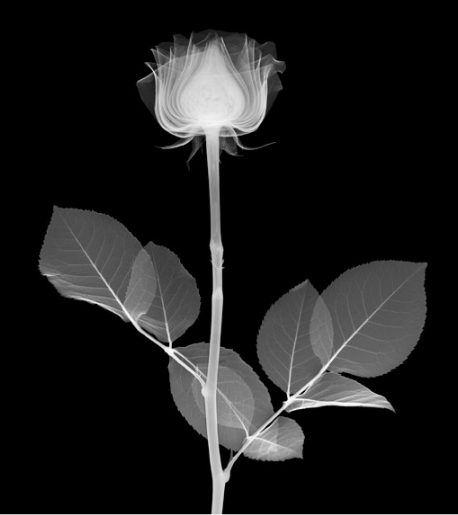
#> input picture rose.png, 458 x 515 px
$ python task5-03.py   (Python 2 division)
#> lines starting #> are read from the running program, lines starting #| are printed output that depends on the picture
###############################################
# Create the following color maps and images  #
# @ Carlos Tecles                             #
###############################################

import numpy as np
import cv2
import os
from math import sqrt

def define_color_map(color_I, color_II, color_III, color_IV):
    color_map = np.zeros((256,3), 'uint8')
    #filling color map with colors
    for i in range(256):
        #Colors are gradient color-white tho, read next comment
        color_map[i,:] = (1.0 - i/255.0) * color_I + (0.33 - i/255.0) * color_II + (0.66 - i/255.0) * color_III + i/255.0 * color_IV
    return color_map

#Define 3 colors map
def define_color_map_3(color_I, color_II, color_III):
    color_map = np.zeros((256,3), 'uint8')
    #fill color map with colors
    for i in range(128):
        color_map[i,:] = (1.0 - i/127.0) * color_I + i/127.0 * color_II
    for i in range(128,256):
        color_map[i,:] = (1.0 - (i - 128.0)/127.0) * color_II + (i - 128.0)/127.0 * color_III
    return color_map

#Apply color map
def create_color_map_image(color_map, width, height):
    map_image = np.zeros((height, width), 'uint8')
    for i in range(width):
        map_image[:,i] = float(i)/(width-1) * 255
    return color_map[map_image,:]

color_1 = np.array([127,127,127], 'uint8')
color_2 = np.array([0,255,255], 'uint8')
color_3 = np.array([0,0,255], 'uint8')

color_map = define_color_map_3(color_1, color_2, color_3)

#Att: it doesn't work if you use rose instead of rose.png
image = cv2.imread('rose.png', cv2.IMREAD_GRAYSCALE)
#> image is the input picture: shape (515, 458); min 0, max 254, mean 29.6

image2 = create_color_map_image(color_map, 900, 400)

image3 = color_map[image,:]
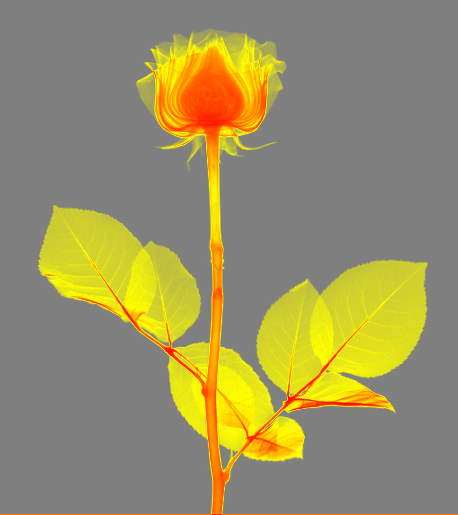
#> image3: shape (515, 458, 3); mean of channels 0, 1, 2 101.5, 144.4, 152.5; drawn as B, G, R

print 'color_map='
print color_map

#print 'image.shape=' + str(image.shape)
#print 'image2.shape=' + str(image2.shape)

cv2.imshow('rose', image)
cv2.imshow('Color map', image2)
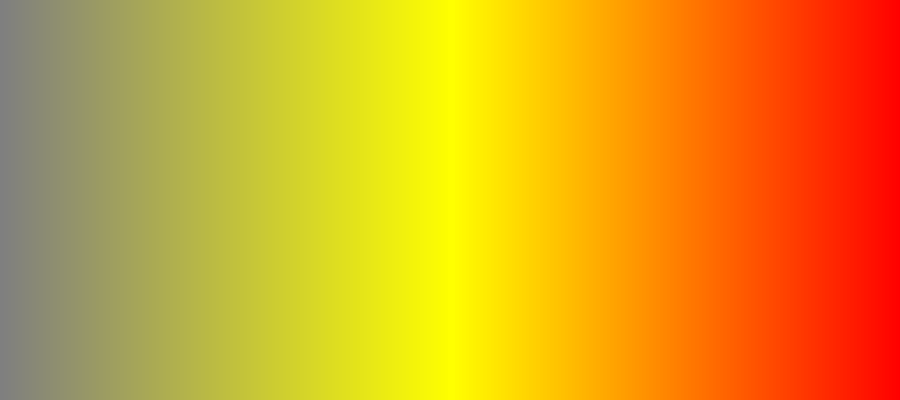
#> window 'Color map': shape (400, 900, 3); mean B, G, R 31.8, 159.3, 222.6
cv2.imshow('Rose with color map', image3)

cv2.waitKey()

cv2.destroyAllWindows()
